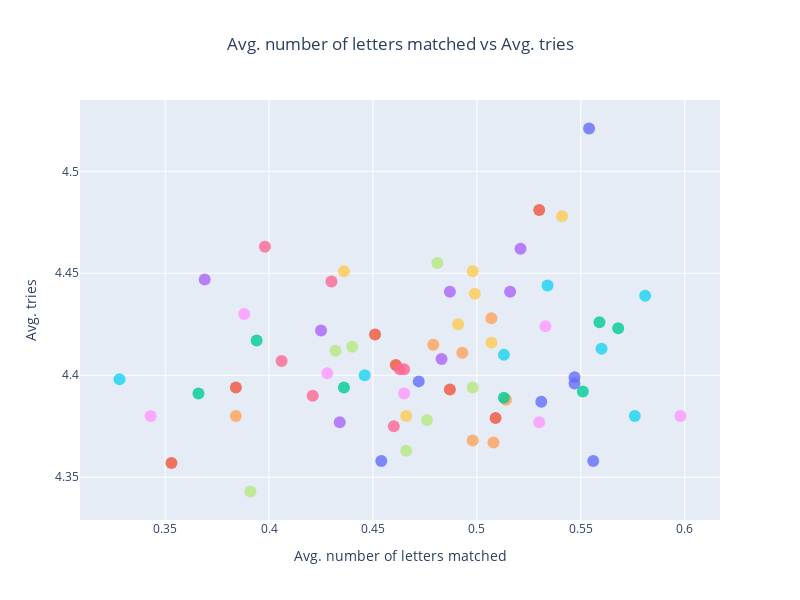

The cell this chart's notebook holds for it:
### Markdown cell above
### Scatter Plot of Avg. number of letters matched vs Avg. tries

### Code cell
plot_guess_stats(
    dataf=guess_stats,
    x_axis_data="avg_letters_matched",
    y_axis_data="tries_mean",
    words="guess",
    title="Avg. number of letters matched vs Avg. tries",
    xaxis_title="Avg. number of letters matched",
    yaxis_title="Avg. tries"
)

### Figure 1 — Plotly figure (JSON) as saved in the notebook; plotly's stock layout.template omitted (floating-point values rounded to 4 significant figures)
{"data": [{"hovertemplate": "guess=caret<br>avg_letters_matched=%{x}<br>tries_mean=%{y}<extra></extra>", "legendgroup": "caret", "marker": {"color": "#636efa", "opacity": 0.8, "size": 12, "symbol": "circle"}, "mode": "markers", "name": "caret", "orientation": "v", "showlegend": true, "type": "scatter", "x": [0.531], "xaxis": "x", "y": [4.387], "yaxis": "y"}, {"hovertemplate": "guess=raise<br>avg_letters_matched=%{x}<br>tries_mean=%{y}<extra></extra>", "legendgroup": "raise", "marker": {"color": "#EF553B", "opacity": 0.8, "size": 12, "symbol": "circle"}, "mode": "markers", "name": "raise", "orientation": "v", "showlegend": true, "type": "scatter", "x": [0.509], "xaxis": "x", "y": [4.379], "yaxis": "y"}, {"hovertemplate": "guess=morae<br>avg_letters_matched=%{x}<br>tries_mean=%{y}<extra></extra>", "legendgroup": "morae", "marker": {"color": "#00cc96", "opacity": 0.8, "size": 12, "symbol": "circle"}, "mode": "markers", "name": "morae", "orientation": "v", "showlegend": true, "type": "scatter", "x": [0.559], "xaxis": "x", "y": [4.426], "yaxis": "y"}, {"hovertemplate": "guess=aiery<br>avg_letters_matched=%{x}<br>tries_mean=%{y}<extra></extra>", "legendgroup": "aiery", "marker": {"color": "#ab63fa", "opacity": 0.8, "size": 12, "symbol": "circle"}, "mode": "markers", "name": "aiery", "orientation": "v", "showlegend": true, "type": "scatter", "x": [0.425], "xaxis": "x", "y": [4.422], "yaxis": "y"}, {"hovertemplate": "guess=slate<br>avg_letters_matched=%{x}<br>tries_mean=%{y}<extra></extra>", "legendgroup": "slate", "marker": {"color": "#FFA15A", "opacity": 0.8, "size": 12, "symbol": "circle"}, "mode": "markers", "name": "slate", "orientation": "v", "showlegend": true, "type": "scatter", "x": [0.498], "xaxis": "x", "y": [4.368], "yaxis": "y"}, {"hovertemplate": "guess=recta<br>avg_letters_matched=%{x}<br>tries_mean=%{y}<extra></extra>", "legendgroup": "recta", "marker": {"color": "#19d3f3", "opacity": 0.8, "size": 12, "symbol": "circle"}, "mode": "markers", "name": "recta", "orientation": "v", "showlegend": true, "type": "scatter", "x": [0.328], "xaxis": "x", "y": [4.398], "yaxis": "y"}, {"hovertemplate": "guess=aurei<br>avg_letters_matched=%{x}<br>tries_mean=%{y}<extra></extra>", "legendgroup": "aurei", "marker": {"color": "#FF6692", "opacity": 0.8, "size": 12, "symbol": "circle"}, "mode": "markers", "name": "aurei", "orientation": "v", "showlegend": true, "type": "scatter", "x": [0.398], "xaxis": "x", "y": [4.463], "yaxis": "y"}, {"hovertemplate": "guess=least<br>avg_letters_matched=%{x}<br>tries_mean=%{y}<extra></extra>", "legendgroup": "least", "marker": {"color": "#B6E880", "opacity": 0.8, "size": 12, "symbol": "circle"}, "mode": "markers", "name": "least", "orientation": "v", "showlegend": true, "type": "scatter", "x": [0.391], "xaxis": "x", "y": [4.343], "yaxis": "y"}, {"hovertemplate": "guess=sayne<br>avg_letters_matched=%{x}<br>tries_mean=%{y}<extra></extra>", "legendgroup": "sayne", "marker": {"color": "#FF97FF", "opacity": 0.8, "size": 12, "symbol": "circle"}, "mode": "markers", "name": "sayne", "orientation": "v", "showlegend": true, "type": "scatter", "x": [0.533], "xaxis": "x", "y": [4.424], "yaxis": "y"}, {"hovertemplate": "guess=paseo<br>avg_letters_matched=%{x}<br>tries_mean=%{y}<extra></extra>", "legendgroup": "paseo", "marker": {"color": "#FECB52", "opacity": 0.8, "size": 12, "symbol": "circle"}, "mode": "markers", "name": "paseo", "orientation": "v", "showlegend": true, "type": "scatter", "x": [0.436], "xaxis": "x", "y": [4.451], "yaxis": "y"}, {"hovertemplate": "guess=soave<br>avg_letters_matched=%{x}<br>tries_mean=%{y}<extra></extra>", "legendgroup": "soave", "marker": {"color": "#636efa", "opacity": 0.8, "size": 12, "symbol": "circle"}, "mode": "markers", "name": "soave", "orientation": "v", "showlegend": true, "type": "scatter", "x": [0.554], "xaxis": "x", "y": [4.521], "yaxis": "y"}, {"hovertemplate": "guess=aeros<br>avg_letters_matched=%{x}<br>tries_mean=%{y}<extra></extra>", "legendgroup": "aeros", "marker": {"color": "#EF553B", "opacity": 0.8, "size": 12, "symbol": "circle"}, "mode": "markers", "name": "aeros", "orientation": "v", "showlegend": true, "type": "scatter", "x": [0.461], "xaxis": "x", "y": [4.405], "yaxis": "y"}, {"hovertemplate": "guess=ariel<br>avg_letters_matched=%{x}<br>tries_mean=%{y}<extra></extra>", "legendgroup": "ariel", "marker": {"color": "#00cc96", "opacity": 0.8, "size": 12, "symbol": "circle"}, "mode": "markers", "name": "ariel", "orientation": "v", "showlegend": true, "type": "scatter", "x": [0.394], "xaxis": "x", "y": [4.417], "yaxis": "y"}, {"hovertemplate": "guess=farse<br>avg_letters_matched=%{x}<br>tries_mean=%{y}<extra></extra>", "legendgroup": "farse", "marker": {"color": "#ab63fa", "opacity": 0.8, "size": 12, "symbol": "circle"}, "mode": "markers", "name": "farse", "orientation": "v", "showlegend": true, "type": "scatter", "x": [0.516], "xaxis": "x", "y": [4.441], "yaxis": "y"}, {"hovertemplate": "guess=sayer<br>avg_letters_matched=%{x}<br>tries_mean=%{y}<extra></extra>", "legendgroup": "sayer", "marker": {"color": "#FFA15A", "opacity": 0.8, "size": 12, "symbol": "circle"}, "mode": "markers", "name": "sayer", "orientation": "v", "showlegend": true, "type": "scatter", "x": [0.507], "xaxis": "x", "y": [4.428], "yaxis": "y"}, {"hovertemplate": "guess=salue<br>avg_letters_matched=%{x}<br>tries_mean=%{y}<extra></extra>", "legendgroup": "salue", "marker": {"color": "#19d3f3", "opacity": 0.8, "size": 12, "symbol": "circle"}, "mode": "markers", "name": "salue", "orientation": "v", "showlegend": true, "type": "scatter", "x": [0.56], "xaxis": "x", "y": [4.413], "yaxis": "y"}, {"hovertemplate": "guess=oater<br>avg_letters_matched=%{x}<br>tries_mean=%{y}<extra></extra>", "legendgroup": "oater", "marker": {"color": "#FF6692", "opacity": 0.8, "size": 12, "symbol": "circle"}, "mode": "markers", "name": "oater", "orientation": "v", "showlegend": true, "type": "scatter", "x": [0.43], "xaxis": "x", "y": [4.446], "yaxis": "y"}, {"hovertemplate": "guess=early<br>avg_letters_matched=%{x}<br>tries_mean=%{y}<extra></extra>", "legendgroup": "early", "marker": {"color": "#B6E880", "opacity": 0.8, "size": 12, "symbol": "circle"}, "mode": "markers", "name": "early", "orientation": "v", "showlegend": true, "type": "scatter", "x": [0.481], "xaxis": "x", "y": [4.455], "yaxis": "y"}, {"hovertemplate": "guess=roast<br>avg_letters_matched=%{x}<br>tries_mean=%{y}<extra></extra>", "legendgroup": "roast", "marker": {"color": "#FF97FF", "opacity": 0.8, "size": 12, "symbol": "circle"}, "mode": "markers", "name": "roast", "orientation": "v", "showlegend": true, "type": "scatter", "x": [0.428], "xaxis": "x", "y": [4.401], "yaxis": "y"}, {"hovertemplate": "guess=stale<br>avg_letters_matched=%{x}<br>tries_mean=%{y}<extra></extra>", "legendgroup": "stale", "marker": {"color": "#FECB52", "opacity": 0.8, "size": 12, "symbol": "circle"}, "mode": "markers", "name": "stale", "orientation": "v", "showlegend": true, "type": "scatter", "x": [0.466], "xaxis": "x", "y": [4.38], "yaxis": "y"}, {"hovertemplate": "guess=sabre<br>avg_letters_matched=%{x}<br>tries_mean=%{y}<extra></extra>", "legendgroup": "sabre", "marker": {"color": "#636efa", "opacity": 0.8, "size": 12, "symbol": "circle"}, "mode": "markers", "name": "sabre", "orientation": "v", "showlegend": true, "type": "scatter", "x": [0.547], "xaxis": "x", "y": [4.396], "yaxis": "y"}, {"hovertemplate": "guess=potae<br>avg_letters_matched=%{x}<br>tries_mean=%{y}<extra></extra>", "legendgroup": "potae", "marker": {"color": "#EF553B", "opacity": 0.8, "size": 12, "symbol": "circle"}, "mode": "markers", "name": "potae", "orientation": "v", "showlegend": true, "type": "scatter", "x": [0.53], "xaxis": "x", "y": [4.481], "yaxis": "y"}, {"hovertemplate": "guess=carte<br>avg_letters_matched=%{x}<br>tries_mean=%{y}<extra></extra>", "legendgroup": "carte", "marker": {"color": "#00cc96", "opacity": 0.8, "size": 12, "symbol": "circle"}, "mode": "markers", "name": "carte", "orientation": "v", "showlegend": true, "type": "scatter", "x": [0.551], "xaxis": "x", "y": [4.392], "yaxis": "y"}, {"hovertemplate": "guess=arise<br>avg_letters_matched=%{x}<br>tries_mean=%{y}<extra></extra>", "legendgroup": "arise", "marker": {"color": "#ab63fa", "opacity": 0.8, "size": 12, "symbol": "circle"}, "mode": "markers", "name": "arise", "orientation": "v", "showlegend": true, "type": "scatter", "x": [0.434], "xaxis": "x", "y": [4.377], "yaxis": "y"}, {"hovertemplate": "guess=maise<br>avg_letters_matched=%{x}<br>tries_mean=%{y}<extra></extra>", "legendgroup": "maise", "marker": {"color": "#FFA15A", "opacity": 0.8, "size": 12, "symbol": "circle"}, "mode": "markers", "name": "maise", "orientation": "v", "showlegend": true, "type": "scatter", "x": [0.514], "xaxis": "x", "y": [4.388], "yaxis": "y"}, {"hovertemplate": "guess=store<br>avg_letters_matched=%{x}<br>tries_mean=%{y}<extra></extra>", "legendgroup": "store", "marker": {"color": "#19d3f3", "opacity": 0.8, "size": 12, "symbol": "circle"}, "mode": "markers", "name": "store", "orientation": "v", "showlegend": true, "type": "scatter", "x": [0.446], "xaxis": "x", "y": [4.4], "yaxis": "y"}, {"hovertemplate": "guess=scare<br>avg_letters_matched=%{x}<br>tries_mean=%{y}<extra></extra>", "legendgroup": "scare", "marker": {"color": "#FF6692", "opacity": 0.8, "size": 12, "symbol": "circle"}, "mode": "markers", "name": "scare", "orientation": "v", "showlegend": true, "type": "scatter", "x": [0.46], "xaxis": "x", "y": [4.375], "yaxis": "y"}, {"hovertemplate": "guess=slane<br>avg_letters_matched=%{x}<br>tries_mean=%{y}<extra></extra>", "legendgroup": "slane", "marker": {"color": "#B6E880", "opacity": 0.8, "size": 12, "symbol": "circle"}, "mode": "markers", "name": "slane", "orientation": "v", "showlegend": true, "type": "scatter", "x": [0.498], "xaxis": "x", "y": [4.394], "yaxis": "y"}, {"hovertemplate": "guess=soare<br>avg_letters_matched=%{x}<br>tries_mean=%{y}<extra></extra>", "legendgroup": "soare", "marker": {"color": "#FF97FF", "opacity": 0.8, "size": 12, "symbol": "circle"}, "mode": "markers", "name": "soare", "orientation": "v", "showlegend": true, "type": "scatter", "x": [0.598], "xaxis": "x", "y": [4.38], "yaxis": "y"}, {"hovertemplate": "guess=share<br>avg_letters_matched=%{x}<br>tries_mean=%{y}<extra></extra>", "legendgroup": "share", "marker": {"color": "#FECB52", "opacity": 0.8, "size": 12, "symbol": "circle"}, "mode": "markers", "name": "share", "orientation": "v", "showlegend": true, "type": "scatter", "x": [0.491], "xaxis": "x", "y": [4.425], "yaxis": "y"}, {"hovertemplate": "guess=serai<br>avg_letters_matched=%{x}<br>tries_mean=%{y}<extra></extra>", "legendgroup": "serai", "marker": {"color": "#636efa", "opacity": 0.8, "size": 12, "symbol": "circle"}, "mode": "markers", "name": "serai", "orientation": "v", "showlegend": true, "type": "scatter", "x": [0.472], "xaxis": "x", "y": [4.397], "yaxis": "y"}, {"hovertemplate": "guess=tesla<br>avg_letters_matched=%{x}<br>tries_mean=%{y}<extra></extra>", "legendgroup": "tesla", "marker": {"color": "#EF553B", "opacity": 0.8, "size": 12, "symbol": "circle"}, "mode": "markers", "name": "tesla", "orientation": "v", "showlegend": true, "type": "scatter", "x": [0.353], "xaxis": "x", "y": [4.357], "yaxis": "y"}, {"hovertemplate": "guess=steal<br>avg_letters_matched=%{x}<br>tries_mean=%{y}<extra></extra>", "legendgroup": "steal", "marker": {"color": "#00cc96", "opacity": 0.8, "size": 12, "symbol": "circle"}, "mode": "markers", "name": "steal", "orientation": "v", "showlegend": true, "type": "scatter", "x": [0.366], "xaxis": "x", "y": [4.391], "yaxis": "y"}, {"hovertemplate": "guess=maire<br>avg_letters_matched=%{x}<br>tries_mean=%{y}<extra></extra>", "legendgroup": "maire", "marker": {"color": "#ab63fa", "opacity": 0.8, "size": 12, "symbol": "circle"}, "mode": "markers", "name": "maire", "orientation": "v", "showlegend": true, "type": "scatter", "x": [0.521], "xaxis": "x", "y": [4.462], "yaxis": "y"}, {"hovertemplate": "guess=laris<br>avg_letters_matched=%{x}<br>tries_mean=%{y}<extra></extra>", "legendgroup": "laris", "marker": {"color": "#FFA15A", "opacity": 0.8, "size": 12, "symbol": "circle"}, "mode": "markers", "name": "laris", "orientation": "v", "showlegend": true, "type": "scatter", "x": [0.508], "xaxis": "x", "y": [4.367], "yaxis": "y"}, {"hovertemplate": "guess=raine<br>avg_letters_matched=%{x}<br>tries_mean=%{y}<extra></extra>", "legendgroup": "raine", "marker": {"color": "#19d3f3", "opacity": 0.8, "size": 12, "symbol": "circle"}, "mode": "markers", "name": "raine", "orientation": "v", "showlegend": true, "type": "scatter", "x": [0.513], "xaxis": "x", "y": [4.41], "yaxis": "y"}, {"hovertemplate": "guess=stane<br>avg_letters_matched=%{x}<br>tries_mean=%{y}<extra></extra>", "legendgroup": "stane", "marker": {"color": "#FF6692", "opacity": 0.8, "size": 12, "symbol": "circle"}, "mode": "markers", "name": "stane", "orientation": "v", "showlegend": true, "type": "scatter", "x": [0.463], "xaxis": "x", "y": [4.403], "yaxis": "y"}, {"hovertemplate": "guess=stare<br>avg_letters_matched=%{x}<br>tries_mean=%{y}<extra></extra>", "legendgroup": "stare", "marker": {"color": "#B6E880", "opacity": 0.8, "size": 12, "symbol": "circle"}, "mode": "markers", "name": "stare", "orientation": "v", "showlegend": true, "type": "scatter", "x": [0.466], "xaxis": "x", "y": [4.363], "yaxis": "y"}, {"hovertemplate": "guess=sarin<br>avg_letters_matched=%{x}<br>tries_mean=%{y}<extra></extra>", "legendgroup": "sarin", "marker": {"color": "#FF97FF", "opacity": 0.8, "size": 12, "symbol": "circle"}, "mode": "markers", "name": "sarin", "orientation": "v", "showlegend": true, "type": "scatter", "x": [0.53], "xaxis": "x", "y": [4.377], "yaxis": "y"}, {"hovertemplate": "guess=coate<br>avg_letters_matched=%{x}<br>tries_mean=%{y}<extra></extra>", "legendgroup": "coate", "marker": {"color": "#FECB52", "opacity": 0.8, "size": 12, "symbol": "circle"}, "mode": "markers", "name": "coate", "orientation": "v", "showlegend": true, "type": "scatter", "x": [0.541], "xaxis": "x", "y": [4.478], "yaxis": "y"}, {"hovertemplate": "guess=sable<br>avg_letters_matched=%{x}<br>tries_mean=%{y}<extra></extra>", "legendgroup": "sable", "marker": {"color": "#636efa", "opacity": 0.8, "size": 12, "symbol": "circle"}, "mode": "markers", "name": "sable", "orientation": "v", "showlegend": true, "type": "scatter", "x": [0.547], "xaxis": "x", "y": [4.399], "yaxis": "y"}, {"hovertemplate": "guess=aesir<br>avg_letters_matched=%{x}<br>tries_mean=%{y}<extra></extra>", "legendgroup": "aesir", "marker": {"color": "#EF553B", "opacity": 0.8, "size": 12, "symbol": "circle"}, "mode": "markers", "name": "aesir", "orientation": "v", "showlegend": true, "type": "scatter", "x": [0.384], "xaxis": "x", "y": [4.394], "yaxis": "y"}, {"hovertemplate": "guess=solar<br>avg_letters_matched=%{x}<br>tries_mean=%{y}<extra></extra>", "legendgroup": "solar", "marker": {"color": "#00cc96", "opacity": 0.8, "size": 12, "symbol": "circle"}, "mode": "markers", "name": "solar", "orientation": "v", "showlegend": true, "type": "scatter", "x": [0.513], "xaxis": "x", "y": [4.389], "yaxis": "y"}, {"hovertemplate": "guess=stoae<br>avg_letters_matched=%{x}<br>tries_mean=%{y}<extra></extra>", "legendgroup": "stoae", "marker": {"color": "#ab63fa", "opacity": 0.8, "size": 12, "symbol": "circle"}, "mode": "markers", "name": "stoae", "orientation": "v", "showlegend": true, "type": "scatter", "x": [0.487], "xaxis": "x", "y": [4.441], "yaxis": "y"}, {"hovertemplate": "guess=teary<br>avg_letters_matched=%{x}<br>tries_mean=%{y}<extra></extra>", "legendgroup": "teary", "marker": {"color": "#FFA15A", "opacity": 0.8, "size": 12, "symbol": "circle"}, "mode": "markers", "name": "teary", "orientation": "v", "showlegend": true, "type": "scatter", "x": [0.479], "xaxis": "x", "y": [4.415], "yaxis": "y"}, {"hovertemplate": "guess=sarge<br>avg_letters_matched=%{x}<br>tries_mean=%{y}<extra></extra>", "legendgroup": "sarge", "marker": {"color": "#19d3f3", "opacity": 0.8, "size": 12, "symbol": "circle"}, "mode": "markers", "name": "sarge", "orientation": "v", "showlegend": true, "type": "scatter", "x": [0.581], "xaxis": "x", "y": [4.439], "yaxis": "y"}, {"hovertemplate": "guess=irate<br>avg_letters_matched=%{x}<br>tries_mean=%{y}<extra></extra>", "legendgroup": "irate", "marker": {"color": "#FF6692", "opacity": 0.8, "size": 12, "symbol": "circle"}, "mode": "markers", "name": "irate", "orientation": "v", "showlegend": true, "type": "scatter", "x": [0.406], "xaxis": "x", "y": [4.407], "yaxis": "y"}, {"hovertemplate": "guess=laser<br>avg_letters_matched=%{x}<br>tries_mean=%{y}<extra></extra>", "legendgroup": "laser", "marker": {"color": "#B6E880", "opacity": 0.8, "size": 12, "symbol": "circle"}, "mode": "markers", "name": "laser", "orientation": "v", "showlegend": true, "type": "scatter", "x": [0.44], "xaxis": "x", "y": [4.414], "yaxis": "y"}, {"hovertemplate": "guess=stela<br>avg_letters_matched=%{x}<br>tries_mean=%{y}<extra></extra>", "legendgroup": "stela", "marker": {"color": "#FF97FF", "opacity": 0.8, "size": 12, "symbol": "circle"}, "mode": "markers", "name": "stela", "orientation": "v", "showlegend": true, "type": "scatter", "x": [0.343], "xaxis": "x", "y": [4.38], "yaxis": "y"}, {"hovertemplate": "guess=caste<br>avg_letters_matched=%{x}<br>tries_mean=%{y}<extra></extra>", "legendgroup": "caste", "marker": {"color": "#FECB52", "opacity": 0.8, "size": 12, "symbol": "circle"}, "mode": "markers", "name": "caste", "orientation": "v", "showlegend": true, "type": "scatter", "x": [0.498], "xaxis": "x", "y": [4.451], "yaxis": "y"}, {"hovertemplate": "guess=setal<br>avg_letters_matched=%{x}<br>tries_mean=%{y}<extra></extra>", "legendgroup": "setal", "marker": {"color": "#636efa", "opacity": 0.8, "size": 12, "symbol": "circle"}, "mode": "markers", "name": "setal", "orientation": "v", "showlegend": true, "type": "scatter", "x": [0.454], "xaxis": "x", "y": [4.358], "yaxis": "y"}, {"hovertemplate": "guess=later<br>avg_letters_matched=%{x}<br>tries_mean=%{y}<extra></extra>", "legendgroup": "later", "marker": {"color": "#EF553B", "opacity": 0.8, "size": 12, "symbol": "circle"}, "mode": "markers", "name": "later", "orientation": "v", "showlegend": true, "type": "scatter", "x": [0.451], "xaxis": "x", "y": [4.42], "yaxis": "y"}, {"hovertemplate": "guess=trace<br>avg_letters_matched=%{x}<br>tries_mean=%{y}<extra></extra>", "legendgroup": "trace", "marker": {"color": "#00cc96", "opacity": 0.8, "size": 12, "symbol": "circle"}, "mode": "markers", "name": "trace", "orientation": "v", "showlegend": true, "type": "scatter", "x": [0.436], "xaxis": "x", "y": [4.394], "yaxis": "y"}, {"hovertemplate": "guess=realo<br>avg_letters_matched=%{x}<br>tries_mean=%{y}<extra></extra>", "legendgroup": "realo", "marker": {"color": "#ab63fa", "opacity": 0.8, "size": 12, "symbol": "circle"}, "mode": "markers", "name": "realo", "orientation": "v", "showlegend": true, "type": "scatter", "x": [0.369], "xaxis": "x", "y": [4.447], "yaxis": "y"}, {"hovertemplate": "guess=react<br>avg_letters_matched=%{x}<br>tries_mean=%{y}<extra></extra>", "legendgroup": "react", "marker": {"color": "#FFA15A", "opacity": 0.8, "size": 12, "symbol": "circle"}, "mode": "markers", "name": "react", "orientation": "v", "showlegend": true, "type": "scatter", "x": [0.384], "xaxis": "x", "y": [4.38], "yaxis": "y"}, {"hovertemplate": "guess=paire<br>avg_letters_matched=%{x}<br>tries_mean=%{y}<extra></extra>", "legendgroup": "paire", "marker": {"color": "#19d3f3", "opacity": 0.8, "size": 12, "symbol": "circle"}, "mode": "markers", "name": "paire", "orientation": "v", "showlegend": true, "type": "scatter", "x": [0.534], "xaxis": "x", "y": [4.444], "yaxis": "y"}, {"hovertemplate": "guess=crate<br>avg_letters_matched=%{x}<br>tries_mean=%{y}<extra></extra>", "legendgroup": "crate", "marker": {"color": "#FF6692", "opacity": 0.8, "size": 12, "symbol": "circle"}, "mode": "markers", "name": "crate", "orientation": "v", "showlegend": true, "type": "scatter", "x": [0.465], "xaxis": "x", "y": [4.403], "yaxis": "y"}, {"hovertemplate": "guess=snare<br>avg_letters_matched=%{x}<br>tries_mean=%{y}<extra></extra>", "legendgroup": "snare", "marker": {"color": "#B6E880", "opacity": 0.8, "size": 12, "symbol": "circle"}, "mode": "markers", "name": "snare", "orientation": "v", "showlegend": true, "type": "scatter", "x": [0.476], "xaxis": "x", "y": [4.378], "yaxis": "y"}, {"hovertemplate": "guess=spare<br>avg_letters_matched=%{x}<br>tries_mean=%{y}<extra></extra>", "legendgroup": "spare", "marker": {"color": "#FF97FF", "opacity": 0.8, "size": 12, "symbol": "circle"}, "mode": "markers", "name": "spare", "orientation": "v", "showlegend": true, "type": "scatter", "x": [0.465], "xaxis": "x", "y": [4.391], "yaxis": "y"}, {"hovertemplate": "guess=toise<br>avg_letters_matched=%{x}<br>tries_mean=%{y}<extra></extra>", "legendgroup": "toise", "marker": {"color": "#FECB52", "opacity": 0.8, "size": 12, "symbol": "circle"}, "mode": "markers", "name": "toise", "orientation": "v", "showlegend": true, "type": "scatter", "x": [0.507], "xaxis": "x", "y": [4.416], "yaxis": "y"}, {"hovertemplate": "guess=salet<br>avg_letters_matched=%{x}<br>tries_mean=%{y}<extra></extra>", "legendgroup": "salet", "marker": {"color": "#636efa", "opacity": 0.8, "size": 12, "symbol": "circle"}, "mode": "markers", "name": "salet", "orientation": "v", "showlegend": true, "type": "scatter", "x": [0.556], "xaxis": "x", "y": [4.358], "yaxis": "y"}, {"hovertemplate": "guess=aures<br>avg_letters_matched=%{x}<br>tries_mean=%{y}<extra></extra>", "legendgroup": "aures", "marker": {"color": "#EF553B", "opacity": 0.8, "size": 12, "symbol": "circle"}, "mode": "markers", "name": "aures", "orientation": "v", "showlegend": true, "type": "scatter", "x": [0.487], "xaxis": "x", "y": [4.393], "yaxis": "y"}, {"hovertemplate": "guess=saute<br>avg_letters_matched=%{x}<br>tries_mean=%{y}<extra></extra>", "legendgroup": "saute", "marker": {"color": "#00cc96", "opacity": 0.8, "size": 12, "symbol": "circle"}, "mode": "markers", "name": "saute", "orientation": "v", "showlegend": true, "type": "scatter", "x": [0.568], "xaxis": "x", "y": [4.423], "yaxis": "y"}, {"hovertemplate": "guess=cater<br>avg_letters_matched=%{x}<br>tries_mean=%{y}<extra></extra>", "legendgroup": "cater", "marker": {"color": "#ab63fa", "opacity": 0.8, "size": 12, "symbol": "circle"}, "mode": "markers", "name": "cater", "orientation": "v", "showlegend": true, "type": "scatter", "x": [0.483], "xaxis": "x", "y": [4.408], "yaxis": "y"}, {"hovertemplate": "guess=solei<br>avg_letters_matched=%{x}<br>tries_mean=%{y}<extra></extra>", "legendgroup": "solei", "marker": {"color": "#FFA15A", "opacity": 0.8, "size": 12, "symbol": "circle"}, "mode": "markers", "name": "solei", "orientation": "v", "showlegend": true, "type": "scatter", "x": [0.493], "xaxis": "x", "y": [4.411], "yaxis": "y"}, {"hovertemplate": "guess=saice<br>avg_letters_matched=%{x}<br>tries_mean=%{y}<extra></extra>", "legendgroup": "saice", "marker": {"color": "#19d3f3", "opacity": 0.8, "size": 12, "symbol": "circle"}, "mode": "markers", "name": "saice", "orientation": "v", "showlegend": true, "type": "scatter", "x": [0.576], "xaxis": "x", "y": [4.38], "yaxis": "y"}, {"hovertemplate": "guess=aisle<br>avg_letters_matched=%{x}<br>tries_mean=%{y}<extra></extra>", "legendgroup": "aisle", "marker": {"color": "#FF6692", "opacity": 0.8, "size": 12, "symbol": "circle"}, "mode": "markers", "name": "aisle", "orientation": "v", "showlegend": true, "type": "scatter", "x": [0.421], "xaxis": "x", "y": [4.39], "yaxis": "y"}, {"hovertemplate": "guess=arose<br>avg_letters_matched=%{x}<br>tries_mean=%{y}<extra></extra>", "legendgroup": "arose", "marker": {"color": "#B6E880", "opacity": 0.8, "size": 12, "symbol": "circle"}, "mode": "markers", "name": "arose", "orientation": "v", "showlegend": true, "type": "scatter", "x": [0.432], "xaxis": "x", "y": [4.412], "yaxis": "y"}, {"hovertemplate": "guess=anise<br>avg_letters_matched=%{x}<br>tries_mean=%{y}<extra></extra>", "legendgroup": "anise", "marker": {"color": "#FF97FF", "opacity": 0.8, "size": 12, "symbol": "circle"}, "mode": "markers", "name": "anise", "orientation": "v", "showlegend": true, "type": "scatter", "x": [0.388], "xaxis": "x", "y": [4.43], "yaxis": "y"}, {"hovertemplate": "guess=haole<br>avg_letters_matched=%{x}<br>tries_mean=%{y}<extra></extra>", "legendgroup": "haole", "marker": {"color": "#FECB52", "opacity": 0.8, "size": 12, "symbol": "circle"}, "mode": "markers", "name": "haole", "orientation": "v", "showlegend": true, "type": "scatter", "x": [0.499], "xaxis": "x", "y": [4.44], "yaxis": "y"}], "layout": {"height": 600, "legend": {"title": {"text": "guess"}, "tracegroupgap": 0}, "showlegend": false, "title": {"text": "Avg. number of letters matched vs Avg. tries", "x": 0.5}, "width": 800, "xaxis": {"anchor": "y", "domain": [0, 1], "title": {"text": "Avg. number of letters matched"}}, "yaxis": {"anchor": "x", "domain": [0, 1], "title": {"text": "Avg. tries"}}}}
